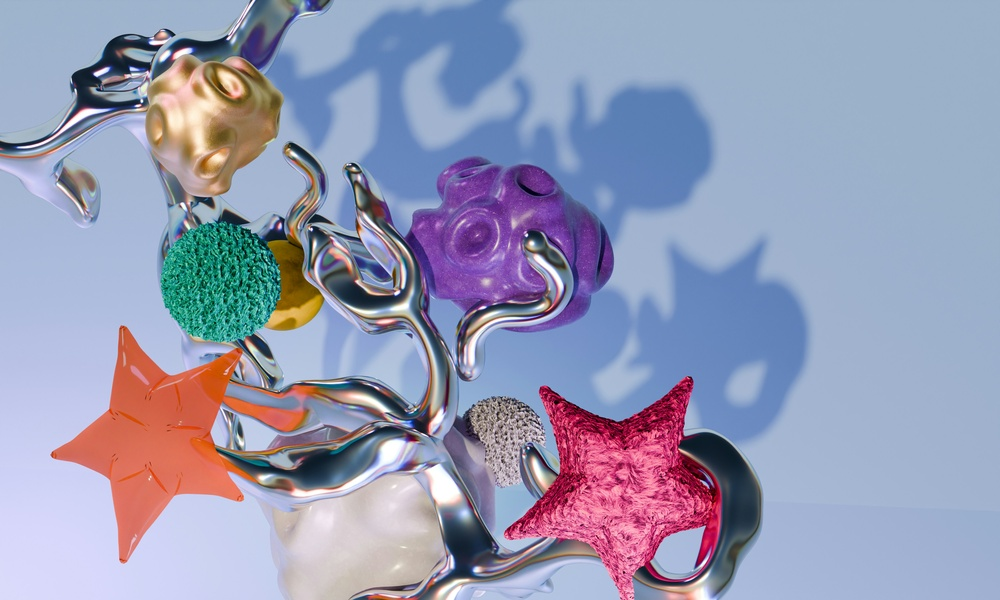
#> input picture dl/a.jpg, 1000 x 600 px, shrunk from 5000 x 3000 before the run
$ python filter.py
#> lines starting #> are read from the running program, lines starting #| are printed output that depends on the picture; after the words box and inside, x2 and y2 are one past the last pixel; in counts of white or black regions, pixels touching at a corner belong together
import cv2
import numpy as np
import matplotlib.pyplot as plt
image = cv2.imread("a.jpg")
#> image is the input picture: shape (600, 1000, 3); mean B, G, R 180.5, 153.8, 150.3
gray = cv2.cvtColor(image, cv2.COLOR_BGR2GRAY)
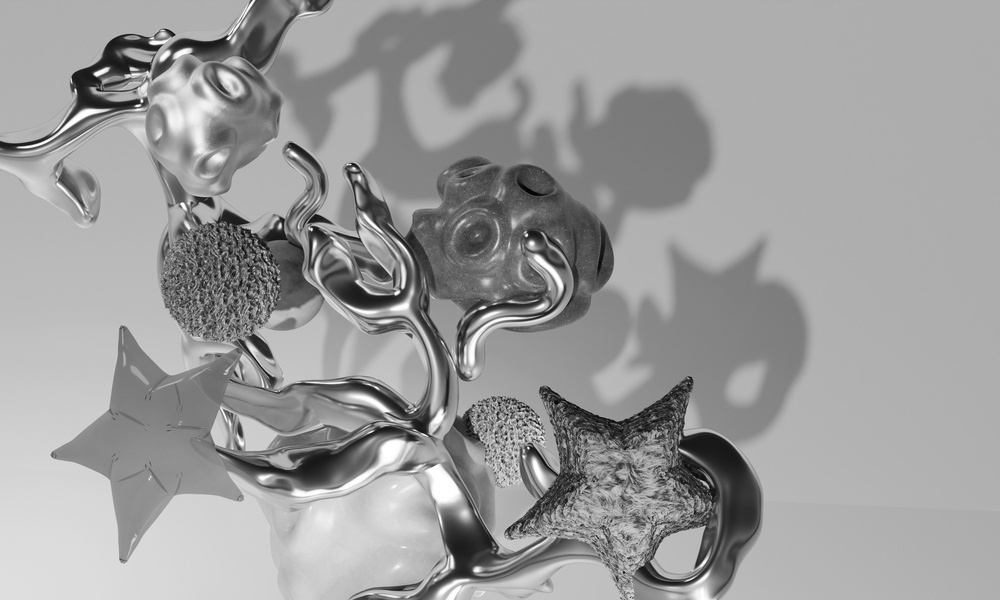
#> gray: shape (600, 1000); min 3, max 255, mean 155.8
sobel_x = np.array([
    [-1, 0, 1],
    [-2, 0, 2],
    [-1, 0, 1]])
sobel_y = np.array([
    [-1, -2, -1],
    [ 0,  0,  0],
    [ 1,  2,  1]])
edge_x = cv2.filter2D(gray, -1, sobel_x)
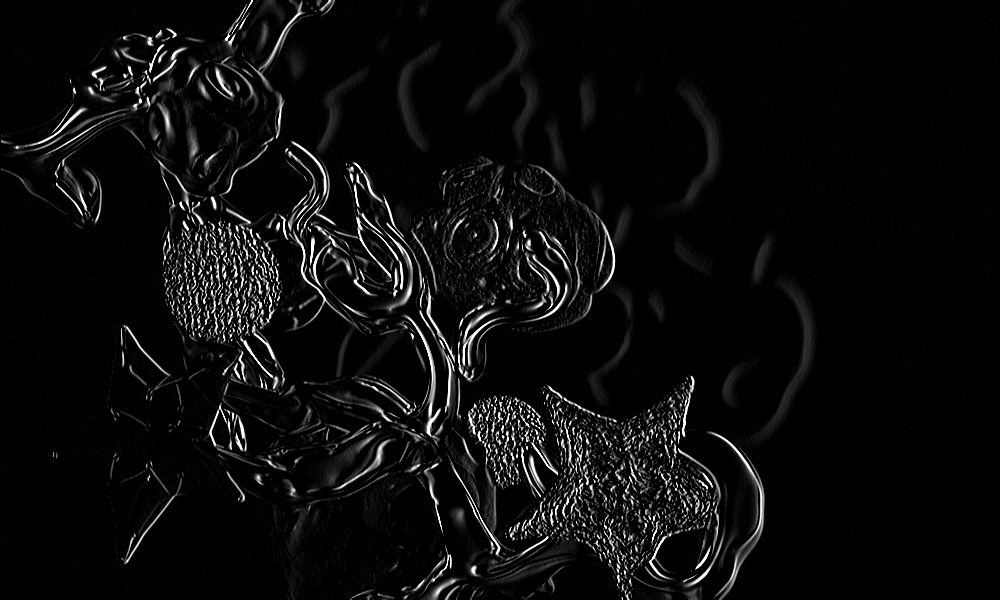
#> edge_x: shape (600, 1000); min 0, max 255, mean 11.8
edge_y = cv2.filter2D(gray, -1, sobel_y)
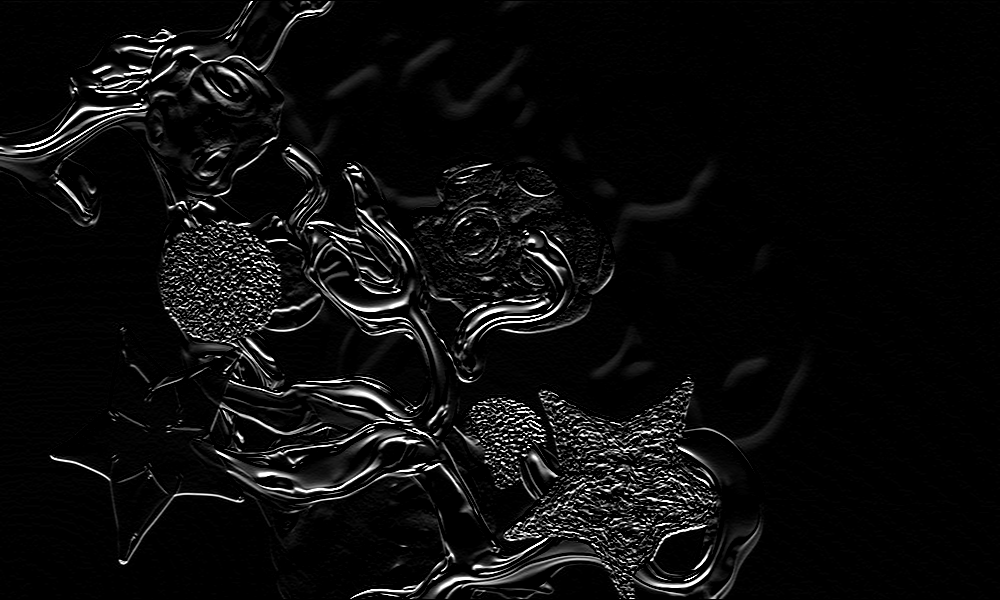
#> edge_y: shape (600, 1000); min 0, max 255, mean 12.6
edges = cv2.magnitude(
    edge_x.astype(np.float32),
    edge_y.astype(np.float32))
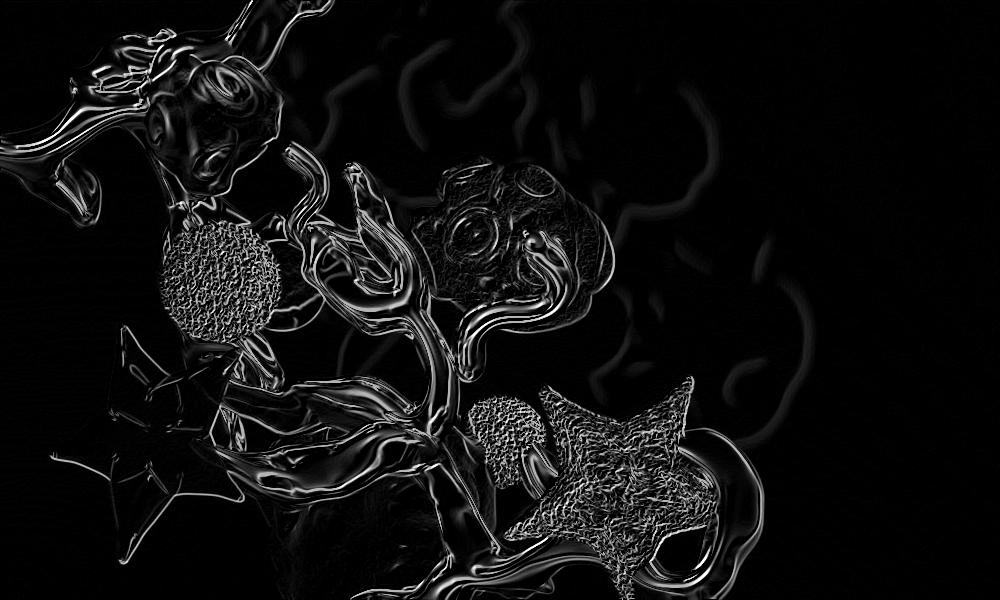
#> edges: shape (600, 1000) float32; min 0, max 360.6, mean 21.9; drawn with min black and max white
edges = np.uint8(np.clip(edges, 0, 255))
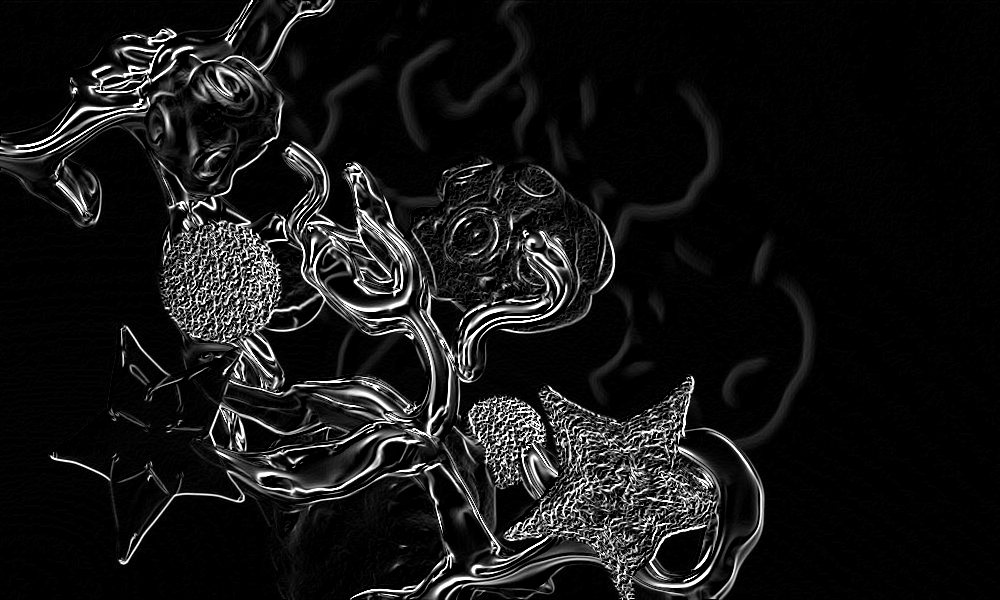
#> edges: shape (600, 1000); min 0, max 255, mean 21.5
_, edges = cv2.threshold(edges, 80, 255, cv2.THRESH_BINARY)
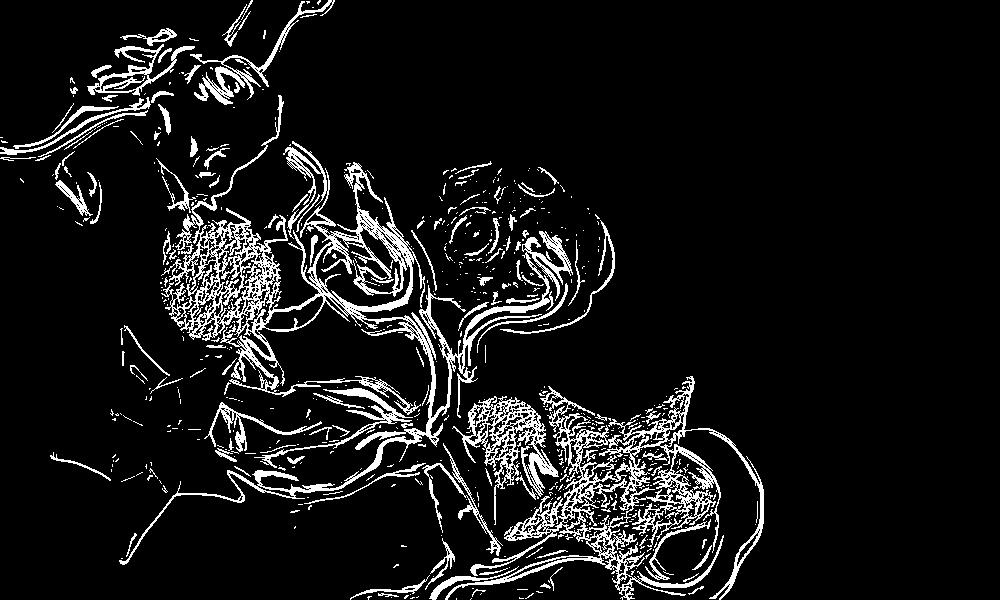
#> edges: shape (600, 1000); 9% white in thin lines or dots, all inside (x1, y1, x2, y2) = (0, 0, 764, 600)
plt.figure(figsize=(10, 5))
plt.subplot(1, 2, 1)
plt.imshow(cv2.cvtColor(image, cv2.COLOR_BGR2RGB))
plt.title("Input - vase")
plt.axis("off")
plt.subplot(1, 2, 2)
plt.imshow(edges, cmap="gray")
plt.title("Edges Alone")
plt.axis("off")
plt.show()
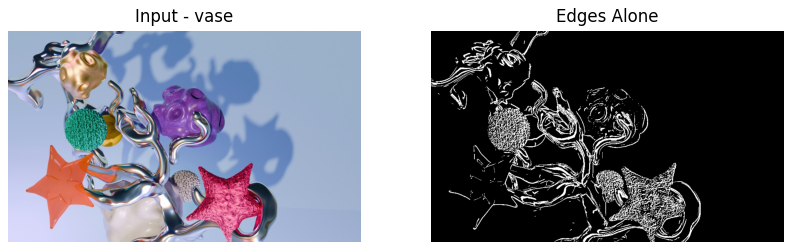
#> figure drawn by matplotlib, 2 panels
